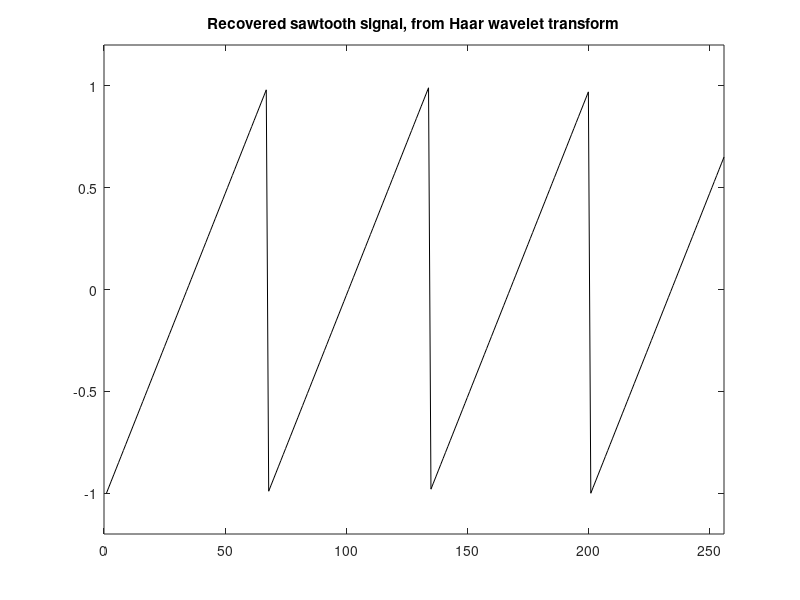

This chart was generated by the following MATLAB code:
% Haar wavelet transform of a signal
% Sawtooth signal recovery from transform

%---------------------------------------------------
% First the wavelet transform to get data
fy=300; %signal frequency in Hz
wy=2*pi*fy; %signal frequency in rad/s

fs=20000; %sampling frequency in Hz
tiv=1/fs; %time interval between samples;
Ns=256; %let us take 256 signal samples
duy=Ns*tiv; %time for 256 samples
t=0:tiv:(duy-tiv); %time intervals set

y=sawtooth(wy*t); %signal data set (256 samples)

K=8; %exponent, 256=2^8
wty=y; %space for the wavelet transform

%the Haar wavelet transform
for n=1:K,
   aux1= wty(1:2:Ns-1) + wty(2:2:Ns);
   aux2= wty(1:2:Ns-1) - wty(2:2:Ns);
   wty(1:Ns)=[aux1,aux2]/sqrt(2);
   Ns=Ns/2;
end;

%------------------------------------------------------------
% Second the signal recovery from the wavelet transform data

J=K+1;
z=wty; %space for recovered data
a=zeros(J,(2^K)); %space for a(j,k) coefficients

m=1;
a(1,1)=z(1);
for n=1:K,
   a(n+1,1:2:(2*m-1))=(a(n,1:m)+z((1+m):(2*m)))/sqrt(2);
   a(n+1,2:2:(2*m))=(a(n,1:m)-z((1+m):(2*m)))/sqrt(2);
   m=m*2;
end;
y=a(J,1:256); %the recovered data

%figure
plot(y,'k');
axis([0 256 -1.2 1.2]);
title('Recovered sawtooth signal, from Haar wavelet transform');
